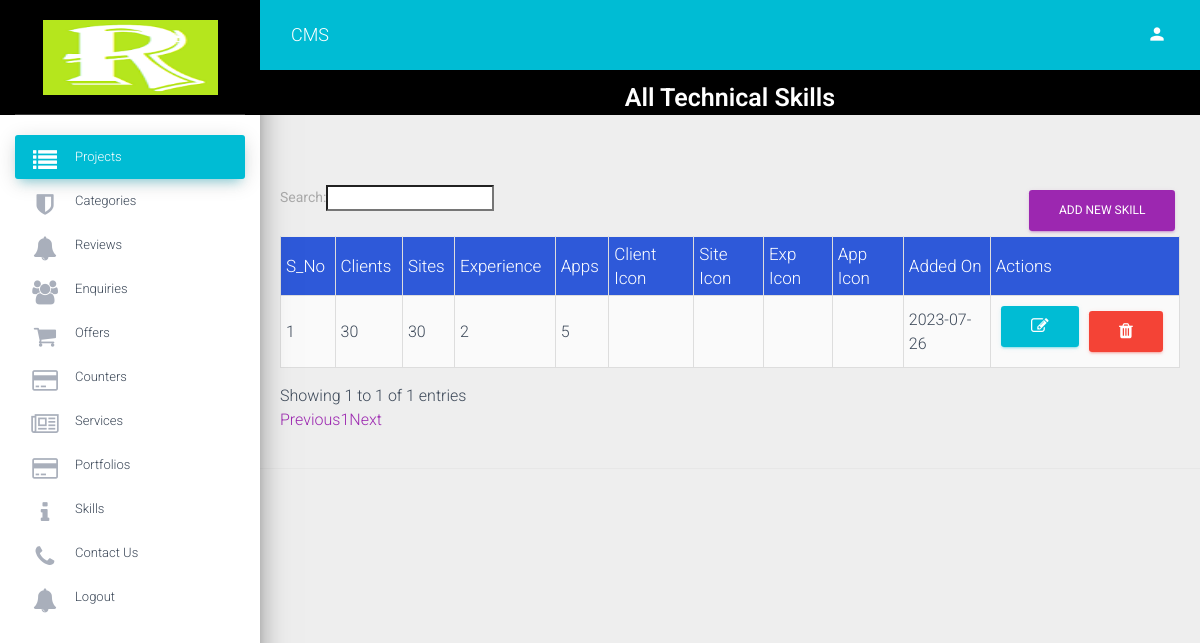
Screenshot of /admin/counters.php (signed in) with the database file from the repository.
### tables this page shows
CREATE TABLE `counter` (
  `id` int(11) NOT NULL,
  `clients` int(11) NOT NULL,
  `sites` int(11) NOT NULL,
  `exps` int(11) NOT NULL,
  `apps` int(11) NOT NULL,
  `cl_icon` varchar(100) NOT NULL,
  `s_icon` varchar(100) NOT NULL,
  `ex_icon` varchar(100) NOT NULL,
  `app_icon` varchar(100) NOT NULL,
  `added_on` date NOT NULL
);

### admin/counters.php (the view, shortened to what this page needs)
<?php include 'sidebar.php'; ?>
<div>
    <h3 class="text-center" style="padding-top:60px;background: black;color: #fff;font-weight: 600;">All Technical Skills</h3>
</div>
<div class="container" style="padding:20px;">
</div>
<div class="card-body">
    <div class="table table-responsive">
        <a href="add_skill.php" style="float:right;margin:5px;" class="btn btn-primary">Add New Skill</a>
        <?php
        $sql = "SELECT * FROM `counter` ";
        $result = mysqli_query($connect, $sql);
        $count = 1;
        ?>
        <table class="table table-bordered" id="example" width="100%" cellspacing="0">
            <thead style="background: #2E59D9;color: white;">
                <tr>
                    <th>S_No</th>
                    <th>Clients</th>
                    <th>Sites</th>
                    <th>Experience</th>
                    <th>Apps</th>
                    <th>Client Icon</th>
                    <th>Site Icon</th>
                    <th>Exp Icon</th>
                    <th>App Icon</th>
                    <th>Added On</th>
                    <th>Actions</th>
                </tr>
            </thead>
            <tbody>
                <?php
                if (mysqli_num_rows($result) > 0) {
                    while ($row = mysqli_fetch_assoc($result)) {
                ?>
                        <tr>
                            <td><?php echo $count++; ?></td>
                            <td><?php echo $row['clients']; ?></td>
                            <td><?php echo $row['sites']; ?></td>
                            <td><?php echo $row['exps']; ?></td>
                            <td><?php echo $row['apps']; ?></td>
                            <td>
                            </td>
                            <td>
                            </td>
                            <td>
                            </td>
                            <td>
                            </td>
                            <td><?php echo $row['added_on']; ?></td>
                            <td>
                                <a href="edit_counter.php?id=<?php echo $row['id']; ?>" class="btn btn-info" style="margin:5px;float:left;"><i class="fa fa-edit"></i></a>
                                <form method="post" style="float:left;margin:5px;">
                                    <button type="submit" name="delete" value="" class="btn btn-danger"><i class="fa fa-trash" aria-hidden="true"></i></button>
                                </form>
                            </td>
                        </tr>
                <?php
                    }
                } else {
                    echo "No Record Found";
                }
                ?>
            </tbody>
        </table>
    </div>
</div>
<?php include 'footer.php'; ?>

### rows the page displays
counter: clients "30", sites "30", exps "2", apps "5", added_on "2023-07-26"
